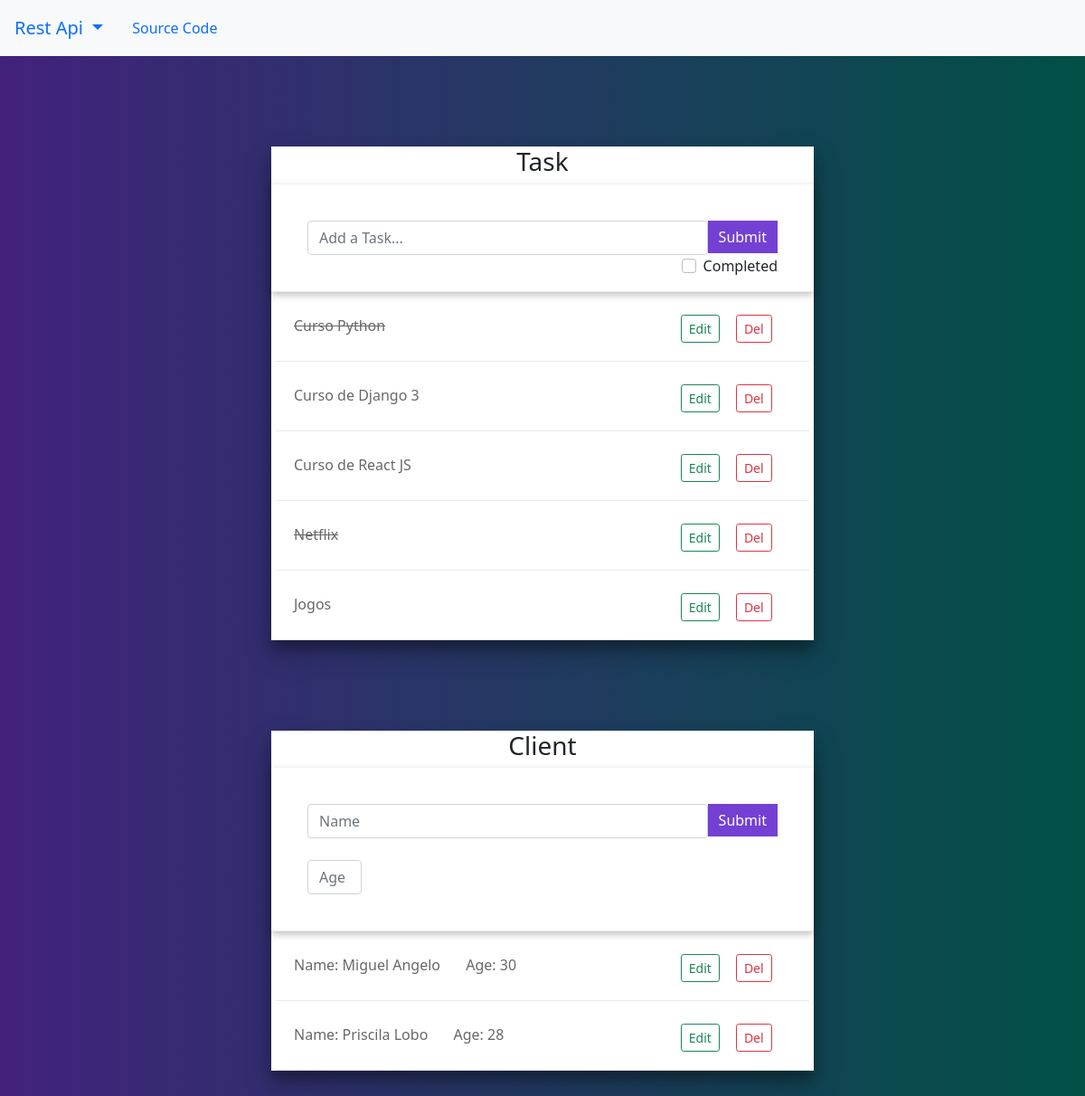
Before: / with the older database file.
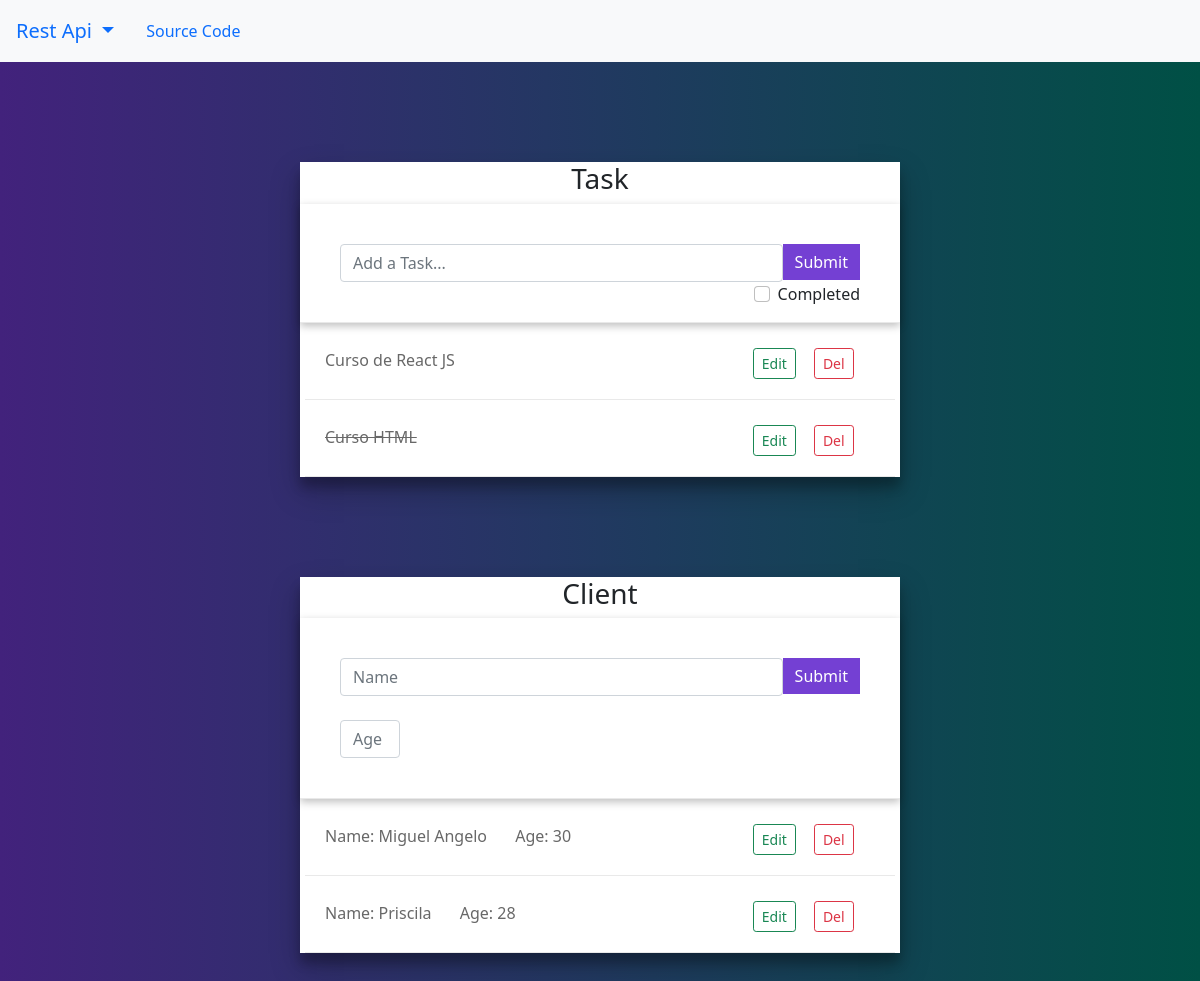
After: the same page with the newer database file.
### api/models.py (models this page shows, shortened)
class Task(models.Model):
    title = models.CharField(max_length=200)
    completed = models.BooleanField(default=False)

class Client(models.Model):
    name = models.CharField(max_length=50)
    age = models.IntegerField()

### frontend/views.py (the view)
# urls.py: path('',home_page, name='home'),
def home_page(request):
    task = Task.objects.all()
    client = Client.objects.all()
    data = {
        'task': task,
        'client':client
    }
    return render(request,'home.html', data)

### frontend/templates/home.html (shortened to what this page needs)
{%extends 'base.html'%}
{%block content%}
    {%include 'task_painel.html'%}
    {%include 'client_painel.html'%}
{%endblock%}

### frontend/templates/base.html (shortened to what this page needs)
<!DOCTYPE html>
<html lang="en">
<head>
    <link href="https://cdn.jsdelivr.net/npm/bootstrap@5.0.0-beta1/dist/css/bootstrap.min.css" rel="stylesheet"
>
</head>
<body>
    {%include "navbar.html"%}
    {%block content%}
    {%endblock%}
</body>
</html>

### frontend/templates/navbar.html (shortened to what this page needs)
<nav class="navbar navbar-expand-lg navbar-light bg-light">
  <a class="nav-link dropdown-toggle" href="#" id="navbarDropdown" role="button" data-bs-toggle="dropdown"
    aria-expanded="false" style='font-size:20px;'>
    Rest Api
  </a>
  <a class="nav-link active" aria-current="page" href="https://github.com/miguelzeph/Django_rest_framework_teste/tree/master/project">
    Source Code
  </a>
</nav>

### frontend/templates/task_painel.html (shortened to what this page needs)
<div class="container">
    <div id="task-container">
        <h3 align="center">Task</h3>
        <div id="form-wrapper">
            <form id="form" method="POST" action="{%url 'create_task'%}">
                <div class="flex-wrapper">
                    <div style="flex: 6">
                        <input class="form-control" type="text" name="title" placeholder="Add a Task...">
                    </div>
                    <div style="flex: 1">
                        <input id="submit" class="btn" type="submit">
                    </div>
                </div>
                <div class="form-check" style="float:right">
                    <input type="checkbox" class="form-check-input" name='completed' id="">
                    <label class="form-check-label" for="xxx">Completed</label>
                </div>
            </form>
        </div>
        {%if task%}
        {%for dados in task %}
        <div id="data-row-${i}" class="task-wrapper flex-wrapper">
            {%if dados.completed%}
            <div style="flex:7">
                <strike class="title">{{dados.title}}</strike>
            </div>
            {%else%}
            <div style="flex:7">
                <span class="title">{{dados.title}}</span>
            </div>
            {%endif%}
            <div style="flex:1">
                <a href='./api/task/{{dados.id}}'>
                    <button class="btn btn-sm btn-outline-success edit">
                        Edit
                    </button>
                </a>
            </div>
            <div style="flex:1">
                <a href = "{%url 'delete_task' dados.id%}">
                    <button class="btn btn-sm btn-outline-danger delete">
                        Del
                    </button>
                </a>
            </div>
        </div>
        {%endfor%}
        {%else%}
        <div id="data-row-${i}" class="task-wrapper flex-wrapper">
            <span class="title">Don't have task yet...</span>
        </div>
        {%endif%}
    </div>
</div>

### frontend/templates/client_painel.html (shortened to what this page needs)
<div class="container">
    <div id="task-container">
        <h3 align="center">Client</h3>
        <div id="form-wrapper">
            <form id="form" method="POST" action="{%url 'create_client'%}">
                <div class="flex-wrapper">
                    <div style="flex: 6">
                        <input class="form-control" type="text" name="name" placeholder="Name">
                    </div>
                    <div style="flex: 1">
                        <input id="submit" class="btn" type="submit">
                    </div>
                </div>
                <br>
                <div style="width:60px;">
                    <input class="form-control" type="text" name="age" placeholder="Age">
                </div>
            </form>
        </div>
        {%if client%}
        {%for dados in client %}
        <div id="data-row-${i}" class="task-wrapper flex-wrapper">
            <div style="flex:7">
                Name: <span class="title">{{dados.name}}</span>&ensp;&ensp;&ensp;
                Age: <span class="title">{{dados.age}}</span>
            </div>
            <div style="flex:1">
                <a href='./api/client/{{dados.id}}'>
                    <button class="btn btn-sm btn-outline-success edit">
                        Edit
                    </button>
                </a>
            </div>
            <div style="flex:1">
                <a href = "{%url 'delete_client' dados.id%}">
                    <button class="btn btn-sm btn-outline-danger delete">
                        Del
                    </button>
                </a>
            </div>
        </div>
        {%endfor%}
        {%else%}
        <div id="data-row-${i}" class="task-wrapper flex-wrapper">
            <span class="title">Don't have clients yet...</span>
        </div>
        {%endif%}
    </div>
</div>

### frontend/templates/base.html (style rules this page uses)
body { background-image: linear-gradient(to right, rgb(66, 34, 124), rgb(0, 80, 69)); }
#task-container { max-width: 600px; margin: 0 auto; box-shadow: 0 14px 28px rgba(0, 0, 0, 0.25), 0 10px 10px rgba(0, 0, 0, 0.22); background-color: #fff; margin-top: 100px; margin-bottom: 100px; justify-content: space-around; align-items: flex-start; }
#form-wrapper { position: -webkit-sticky; position: sticky; top: 0rem; border-bottom: 1px solid #e9e9e9; background-color: #fff; box-shadow: 0 3px 8px rgba(0, 0, 0, 0.25); padding: 40px; }
#submit { background-color: #7440d3; border-radius: 0; border: 0; color: #fff; }
.flex-wrapper { display: flex; }
.task-wrapper { margin: 5px; padding: 5px; padding: 20px; cursor: pointer; border-bottom: 1px solid #e9e9e9; color: #686868; }

Changed rows visible on the page:
removed Task: title "Curso Python"
removed Task: title "Curso de Django 3"
removed Task: title "Netflix"
removed Task: title "Jogos"
removed Client: name "Priscila Lobo", age "28"
added Task: title "Curso HTML"
added Client: name "Priscila", age "28"
